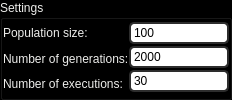
            <widget class="QGroupBox" name="ga_settings">
             <property name="sizePolicy">
              <sizepolicy hsizetype="MinimumExpanding" vsizetype="Preferred">
               <horstretch>0</horstretch>
               <verstretch>0</verstretch>
              </sizepolicy>
             </property>
             <property name="minimumSize">
              <size>
               <width>0</width>
               <height>0</height>
              </size>
             </property>
             <property name="maximumSize">
              <size>
               <width>600</width>
               <height>16777215</height>
              </size>
             </property>
             <property name="palette">
              <palette>
               <active>
                <colorrole role="WindowText">
                 <brush brushstyle="SolidPattern">
                  <color alpha="255">
                   <red>238</red>
                   <green>238</green>
                   <blue>236</blue>
                  </color>
                 </brush>
                </colorrole>
                <colorrole role="Button">
                 <brush brushstyle="SolidPattern">
                  <color alpha="255">
                   <red>0</red>
                   <green>0</green>
                   <blue>0</blue>
                  </color>
                 </brush>
                </colorrole>
                <colorrole role="Text">
                 <brush brushstyle="SolidPattern">
                  <color alpha="255">
                   <red>238</red>
                   <green>238</green>
                   <blue>236</blue>
                  </color>
                 </brush>
                </colorrole>
                <colorrole role="ButtonText">
                 <brush brushstyle="SolidPattern">
                  <color alpha="255">
                   <red>238</red>
                   <green>238</green>
                   <blue>236</blue>
                  </color>
                 </brush>
                </colorrole>
                <colorrole role="Base">
                 <brush brushstyle="SolidPattern">
                  <color alpha="255">
                   <red>0</red>
                   <green>0</green>
                   <blue>0</blue>
                  </color>
                 </brush>
                </colorrole>
                <colorrole role="Window">
                 <brush brushstyle="SolidPattern">
                  <color alpha="255">
                   <red>0</red>
                   <green>0</green>
                   <blue>0</blue>
                  </color>
                 </brush>
                </colorrole>
               </active>
               <inactive>
                <colorrole role="WindowText">
                 <brush brushstyle="SolidPattern">
                  <color alpha="255">
                   <red>238</red>
                   <green>238</green>
                   <blue>236</blue>
                  </color>
                 </brush>
                </colorrole>
                <colorrole role="Button">
                 <brush brushstyle="SolidPattern">
                  <color alpha="255">
                   <red>0</red>
                   <green>0</green>
                   <blue>0</blue>
                  </color>
                 </brush>
                </colorrole>
                <colorrole role="Text">
                 <brush brushstyle="SolidPattern">
                  <color alpha="255">
                   <red>238</red>
                   <green>238</green>
                   <blue>236</blue>
                  </color>
                 </brush>
                </colorrole>
                <colorrole role="ButtonText">
                 <brush brushstyle="SolidPattern">
                  <color alpha="255">
                   <red>238</red>
                   <green>238</green>
                   <blue>236</blue>
                  </color>
                 </brush>
                </colorrole>
                <colorrole role="Base">
                 <brush brushstyle="SolidPattern">
                  <color alpha="255">
                   <red>0</red>
                   <green>0</green>
                   <blue>0</blue>
                  </color>
                 </brush>
                </colorrole>
                <colorrole role="Window">
                 <brush brushstyle="SolidPattern">
                  <color alpha="255">
                   <red>0</red>
                   <green>0</green>
                   <blue>0</blue>
                  </color>
                 </brush>
                </colorrole>
               </inactive>
               <disabled>
                <colorrole role="WindowText">
                 <brush brushstyle="SolidPattern">
                  <color alpha="255">
                   <red>238</red>
                   <green>238</green>
                   <blue>236</blue>
                  </color>
                 </brush>
                </colorrole>
                <colorrole role="Button">
                 <brush brushstyle="SolidPattern">
                  <color alpha="255">
                   <red>0</red>
                   <green>0</green>
                   <blue>0</blue>
                  </color>
                 </brush>
                </colorrole>
                <colorrole role="Text">
                 <brush brushstyle="SolidPattern">
                  <color alpha="255">
                   <red>238</red>
                   <green>238</green>
                   <blue>236</blue>
                  </color>
                 </brush>
                </colorrole>
                <colorrole role="ButtonText">
                 <brush brushstyle="SolidPattern">
                  <color alpha="255">
                   <red>238</red>
                   <green>238</green>
                   <blue>236</blue>
                  </color>
                 </brush>
                </colorrole>
                <colorrole role="Base">
                 <brush brushstyle="SolidPattern">
                  <color alpha="255">
                   <red>0</red>
                   <green>0</green>
                   <blue>0</blue>
                  </color>
                 </brush>
                </colorrole>
                <colorrole role="Window">
                 <brush brushstyle="SolidPattern">
                  <color alpha="255">
                   <red>0</red>
                   <green>0</green>
                   <blue>0</blue>
                  </color>
                 </brush>
                </colorrole>
               </disabled>
              </palette>
             </property>
             <property name="styleSheet">
              <string notr="true"/>
             </property>
             <property name="title">
              <string>Settings</string>
             </property>
             <layout class="QVBoxLayout" name="verticalLayout_6">
              <property name="spacing">
               <number>0</number>
              </property>
              <property name="leftMargin">
               <number>0</number>
              </property>
              <property name="topMargin">
               <number>0</number>
              </property>
              <property name="rightMargin">
               <number>0</number>
              </property>
              <property name="bottomMargin">
               <number>0</number>
              </property>
              <item>
               <widget class="QFrame" name="ga_settings_1">
                <property name="frameShape">
                 <enum>QFrame::NoFrame</enum>
                </property>
                <property name="frameShadow">
                 <enum>QFrame::Raised</enum>
                </property>
                <layout class="QHBoxLayout" name="horizontalLayout_3">
                 <property name="spacing">
                  <number>0</number>
                 </property>
                 <property name="leftMargin">
                  <number>0</number>
                 </property>
                 <property name="topMargin">
                  <number>0</number>
                 </property>
                 <property name="rightMargin">
                  <number>0</number>
                 </property>
                 <property name="bottomMargin">
                  <number>0</number>
                 </property>
                 <item>
                  <widget class="QFrame" name="ga_settings_labels_frame">
                   <property name="frameShape">
                    <enum>QFrame::NoFrame</enum>
                   </property>
                   <property name="frameShadow">
                    <enum>QFrame::Raised</enum>
                   </property>
                   <layout class="QVBoxLayout" name="verticalLayout_3">
                    <property name="spacing">
                     <number>0</number>
                    </property>
                    <property name="leftMargin">
                     <number>0</number>
                    </property>
                    <property name="topMargin">
                     <number>0</number>
                    </property>
                    <property name="rightMargin">
                     <number>0</number>
                    </property>
                    <property name="bottomMargin">
                     <number>0</number>
                    </property>
                    <item>
                     <widget class="QLabel" name="ga_population_label">
                      <property name="layoutDirection">
                       <enum>Qt::LeftToRight</enum>
                      </property>
                      <property name="styleSheet">
                       <string notr="true">color: rgb(238, 238, 236);</string>
                      </property>
                      <property name="text">
                       <string>Population size:</string>
                      </property>
                     </widget>
                    </item>
                    <item>
                     <widget class="QLabel" name="ga_generations_label">
                      <property name="layoutDirection">
                       <enum>Qt::LeftToRight</enum>
                      </property>
                      <property name="styleSheet">
                       <string notr="true">color: rgb(238, 238, 236);</string>
                      </property>
                      <property name="text">
                       <string>Number of generations:</string>
                      </property>
                     </widget>
                    </item>
                    <item>
                     <widget class="QLabel" name="ga_executions_label">
                      <property name="layoutDirection">
                       <enum>Qt::LeftToRight</enum>
                      </property>
                      <property name="styleSheet">
                       <string notr="true">color: rgb(238, 238, 236);</string>
                      </property>
                      <property name="text">
                       <string>Number of executions:</string>
                      </property>
                     </widget>
                    </item>
                   </layout>
                  </widget>
                 </item>
                 <item>
                  <widget class="QFrame" name="ga_settings_fields_frame">
                   <property name="minimumSize">
                    <size>
                     <width>70</width>
                     <height>0</height>
                    </size>
                   </property>
                   <property name="maximumSize">
                    <size>
                     <width>100</width>
                     <height>16777215</height>
                    </size>
                   </property>
                   <property name="frameShape">
                    <enum>QFrame::NoFrame</enum>
                   </property>
                   <property name="frameShadow">
                    <enum>QFrame::Raised</enum>
                   </property>
                   <layout class="QVBoxLayout" name="verticalLayout_4">
                    <property name="spacing">
                     <number>0</number>
                    </property>
                    <property name="leftMargin">
                     <number>0</number>
                    </property>
                    <property name="topMargin">
                     <number>0</number>
                    </property>
                    <property name="rightMargin">
                     <number>0</number>
                    </property>
                    <property name="bottomMargin">
                     <number>0</number>
                    </property>
                    <item>
                     <widget class="QLineEdit" name="ga_population_field">
                      <property name="minimumSize">
                       <size>
                        <width>0</width>
                        <height>0</height>
                       </size>
                      </property>
                      <property name="styleSheet">
                       <string notr="true">QLineEdit {
	border: 2px solid rgb(45, 45, 45);
	border-radius: 5px;
	padding: 1px;
	background-color: rgb(255, 255, 255);
	color: rgb(0, 0, 0);
}</string>
                      </property>
                      <property name="text">
                       <string>100</string>
                      </property>
                     </widget>
                    </item>
                    <item>
                     <widget class="QLineEdit" name="ga_gerations_field">
                      <property name="styleSheet">
                       <string notr="true">QLineEdit {
	border: 2px solid rgb(45, 45, 45);
	border-radius: 5px;
	padding: 1px;
	background-color: rgb(255, 255, 255);
	color: rgb(0, 0, 0);
}</string>
                      </property>
                      <property name="text">
                       <string>2000</string>
                      </property>
                     </widget>
                    </item>
                    <item>
                     <widget class="QLineEdit" name="ga_executions_field">
                      <property name="styleSheet">
                       <string notr="true">QLineEdit {
	border: 2px solid rgb(45, 45, 45);
	border-radius: 5px;
	padding: 1px;
	background-color: rgb(255, 255, 255);
	color: rgb(0, 0, 0);
}</string>
                      </property>
                      <property name="text">
                       <string>30</string>
                      </property>
                     </widget>
                    </item>
                   </layout>
                  </widget>
                 </item>
                </layout>
               </widget>
              </item>
             </layout>
            </widget>
